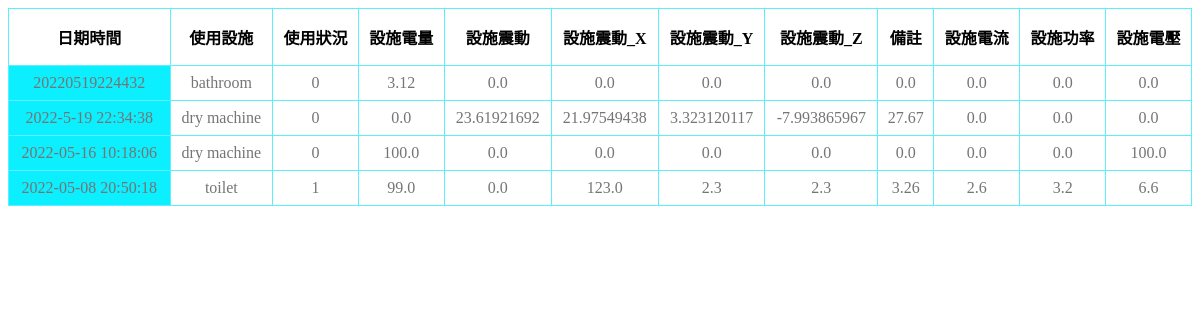
The page /dorm/info/ on the database as committed earlier.
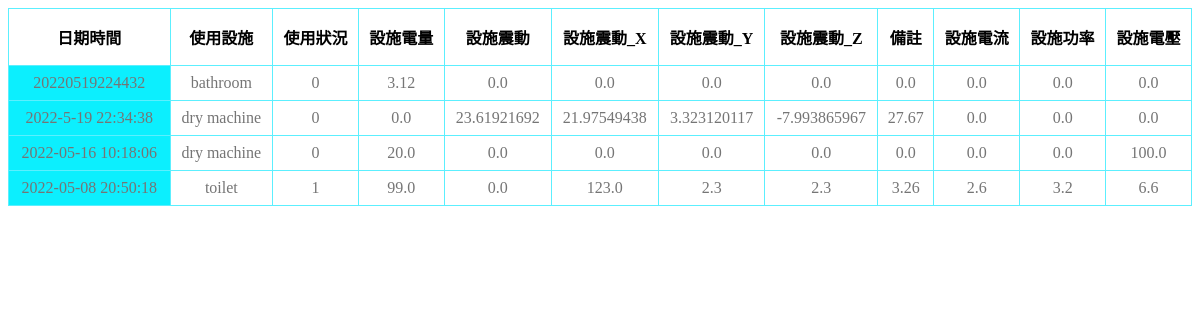
The same page on the database as committed later.
### dorm/models.py (models this page shows, shortened)
class facilities(models.Model):
	Date = models.CharField(max_length = 30)
	facilities_name = models.CharField(max_length = 20)
	facilities_useage = models.CharField(max_length = 10)
	battery = models.FloatField()
	Acce_X = models.FloatField()
	Acce_Y = models.FloatField()
	Acce_Z = models.FloatField()
	Acce = models.FloatField()
	Temp = models.FloatField()
	Current = models.FloatField()
	Voltage = models.FloatField()
	Power = models.FloatField()

### dorm/views.py (the view)
# urls.py: path('info/', views.FacilitiesViewSet.get, name='dorm'),
    def get(request):
        template_name = 'dorm.html'
        queryset = facilities.objects.all()
        return render(request, template_name, {"context":queryset})

### dorm/templates/dorm.html (shortened to what this page needs)
<!DOCTYPE html>
<html lang="en">
<head>
    {% load static %}
    <link rel="stylesheet" href="{% static '/css/dorm.css' %}">
</head>
<body>
    {% load static %}
    <table>
        <thead>
            <tr>
                <th>日期時間</th>
                <th>使用設施</th>
                <th>使用狀況</th>
                <th>設施電量</th>
                <th>設施震動</th>
                <th>設施震動_X</th>
                <th>設施震動_Y</th>
                <th>設施震動_Z</th>
                <th>備註</th>
                <th>設施電流</th>
                <th>設施功率</th>
                <th>設施電壓</th>
            </tr>
        </thead>
        <tbody>
            {% for data in context%}
                <tr>
                    <td class='date'>{{ data.Date }}</td>
                    <td class='facilities name'>{{ data.facilities_name }}</td>
                    <td class='facilities useage'>{{ data.facilities_useage }}</td>
                    <td class='facilities battery'>{{ data.battery }}</td>
                    <td class='facilities Acce'>{{ data.Acce }}</td>
                    <td class='facilities Acce_X'>{{ data.Acce_X }}</td>
                    <td class='facilities Acce_Y'>{{ data.Acce_Y }}</td>
                    <td class='facilities Acce_Z'>{{ data.Acce_Z }}</td>
                    <td class='facilities Temp'>{{ data.Temp }}</td>
                    <td class='facilities Current'>{{ data.Current }}</td>
                    <td class='facilities Power'>{{ data.Power }}</td>
                    <td class='facilities Voltage'>{{ data.Voltage }}</td>
                </tr>
            {% endfor%}
        </tbody>
    </table>
</body>
</html>

Rows that differ between the two databases and show on the page:
changed facilities (number 3 of 4 on the later page): battery "100.0" → "20.0"
